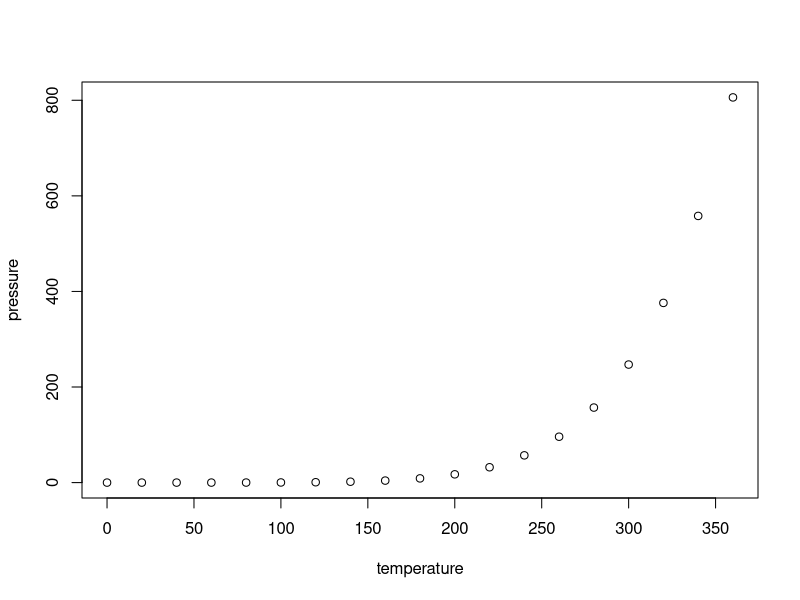
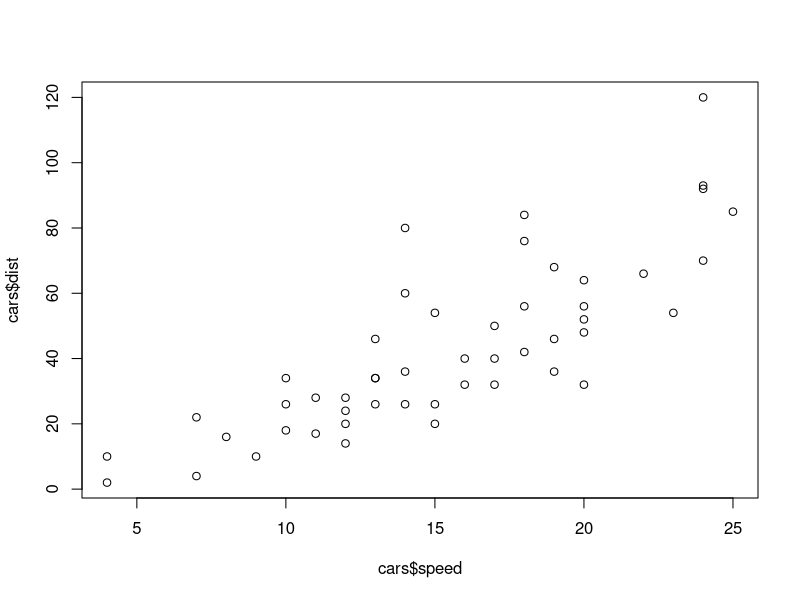

Write R code to recreate these figures, in order.
## ---- chunk 1
knitr::opts_chunk$set(echo = TRUE)
## ---- chunk 2
summary(cars)
## ---- chunk 3
plot(pressure)
## ---- chunk 4
plot(cars$speed, cars$dist)

